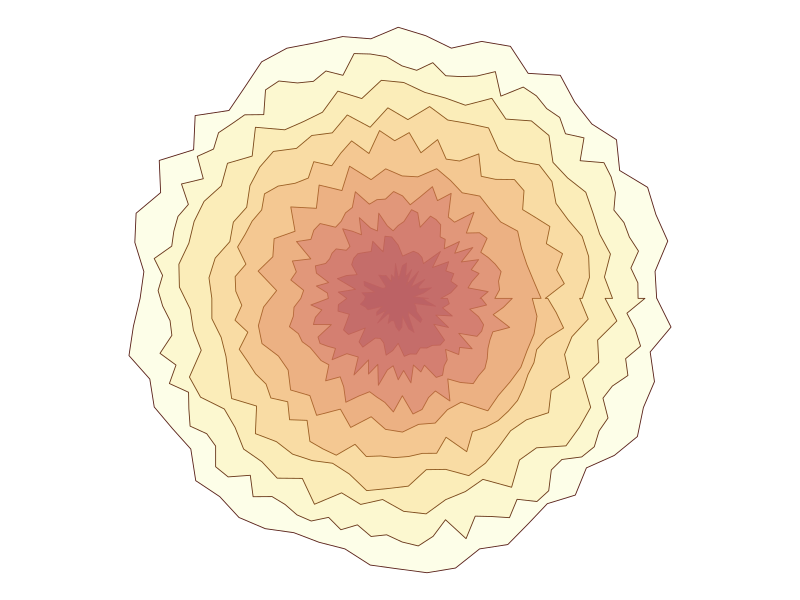
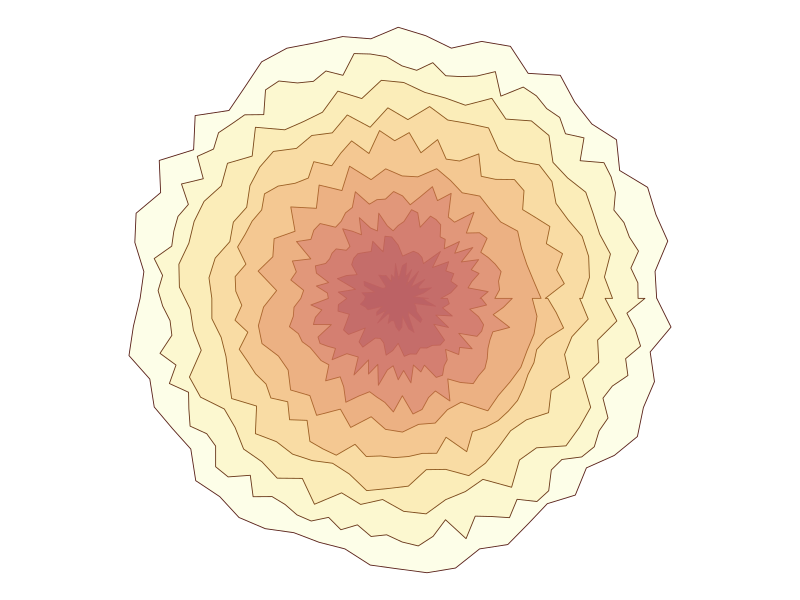

These charts were generated, in order, by the following R code:
# Genuary 2025 Day 2: Layers upon layers upon layers.
# Fractal layers of life

library(ggplot2)
library(dplyr)
library(purrr)
library(tidyr)

# Generate synthetic data for fractal layers of life
set.seed(2025) # Set seed for reproducibility

# Number of layers
num_layers <- 10

# Create data for each layer
data <- tibble(layer = 1:num_layers) %>%
  mutate(
    # Random number of points for each layer
    num_points = map_int(layer, ~ sample(50:100, 1)),
    # Angles for points in each layer
    angle = map(num_points, ~ seq(0, 2 * pi, length.out = .x)),
    # Radius with some noise
    radius = map2(layer, num_points, ~ .x + runif(.y, -0.45, 0.45))
  ) %>%
  unnest(c(angle, radius)) %>%
  mutate(
    # Calculate x and y coordinates
    x = radius * cos(angle),
    y = radius * sin(angle),
    # Alpha (transparency) for each layer
    alpha = 1 / (layer + 1),
    layer = factor(layer),
    # Color for each layer
    color = layer
  )

ggplot(data, aes(x, y)) +
  geom_polygon(aes(group = layer, fill = layer, alpha = alpha), color = "#581f18", linewidth = 0.3) +
  scale_fill_viridis_d(option = "plasma") +
  coord_equal() +
  theme_void() +
  theme(legend.position = "none")

# Save the plot as a PNG file
ggsave("Genuary2.png", dpi = 300, width = 5, height = 5, bg = "black")
